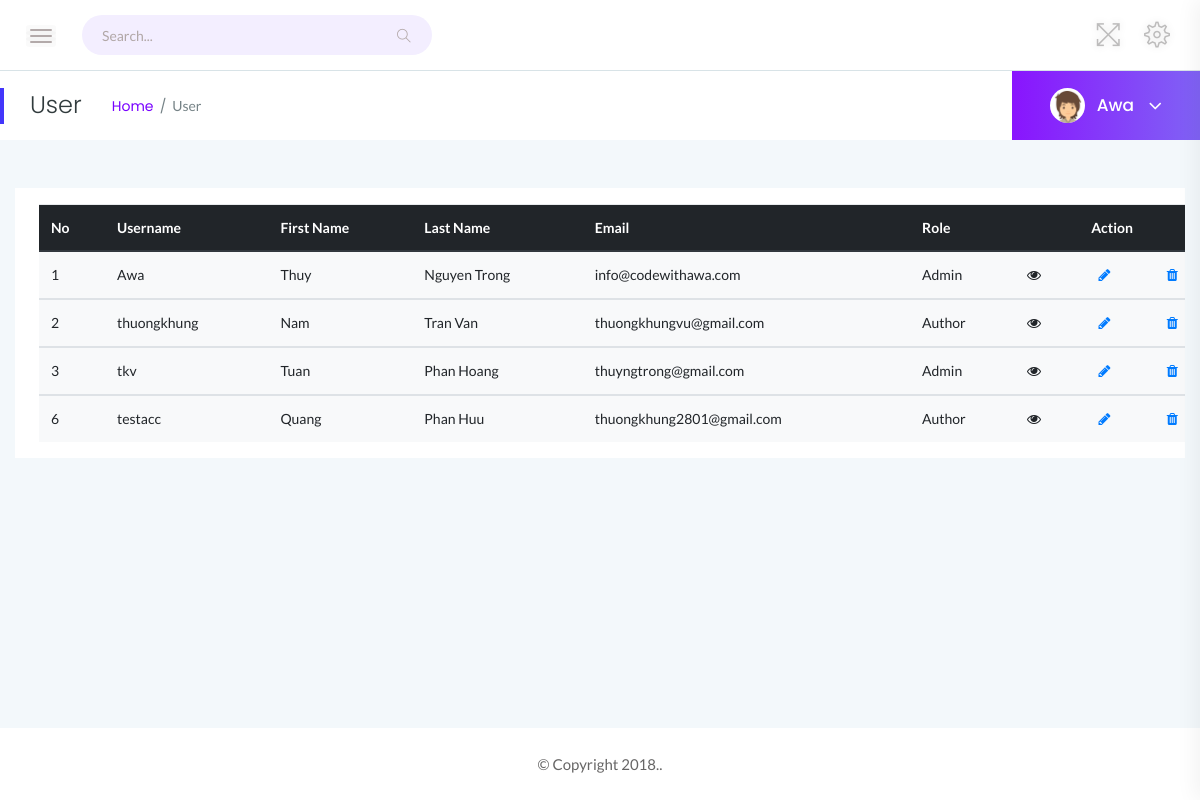
The app's page /Admin/userManagement.php (signed in), older data.
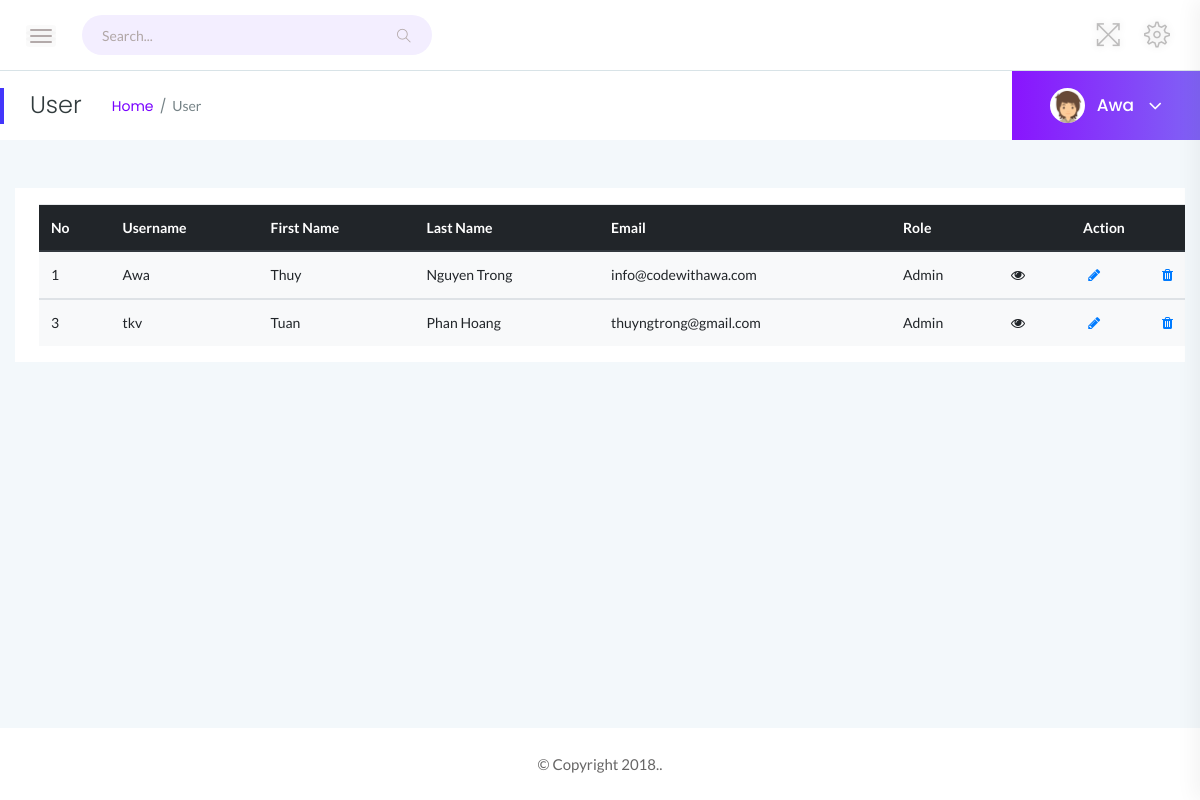
The same page, newer data.
### tables this page shows
CREATE TABLE `users` (
  `id` int(11) NOT NULL,
  `username` varchar(255) NOT NULL,
  `first_name` text NOT NULL,
  `last_name` varchar(255) NOT NULL,
  `email` varchar(255) NOT NULL,
  `role` enum('Author','Admin') DEFAULT NULL,
  `password` varchar(255) NOT NULL,
  `created_at` timestamp NULL DEFAULT current_timestamp()
);

### Admin/includes/function.php (called while the page is built, shortened)
<?php
    function getAllUsers(){
        global $link;
        $sql = "SELECT * FROM users";
        $result = mysqli_query($link, $sql);
        $users = mysqli_fetch_all($result);
        return $users;
    }
?>

### Admin/userManagement.php (the view, shortened to what this page needs)
<?php
require_once "includes/config.php";
$userName = $_SESSION["username"];
require 'includes/function.php';
?>
<!doctype html>
<html class="no-js" lang="en">
<head>
  <link rel="stylesheet" href="assets/css/bootstrap.min.css">
  <link rel="stylesheet" href="assets/css/font-awesome.min.css">
  <link rel="stylesheet" href="assets/css/themify-icons.css">
  <link rel="stylesheet" href="assets/css/metisMenu.css">
  <link rel="stylesheet" href="assets/css/owl.carousel.min.css">
  <link rel="stylesheet" href="assets/css/slicknav.min.css">
  <link rel="stylesheet" href="https://www.amcharts.com/lib/3/plugins/export/export.css" type="text/css" media="all" />
  <link rel="stylesheet" href="assets/css/typography.css">
  <link rel="stylesheet" href="assets/css/default-css.css">
  <link rel="stylesheet" href="assets/css/styles.css">
  <link rel="stylesheet" href="assets/css/responsive.css">
</head>
<body>
  <div class="page-container">
    <div class="main-content">
      <div class="header-area">
        <div class="row align-items-center">
          <div class="col-md-6 col-sm-8 clearfix">
            <div class="nav-btn pull-left">
              <span></span>
              <span></span>
              <span></span>
            </div>
            <div class="search-box pull-left">
              <form action="#">
                <input type="text" name="search" placeholder="Search..." required>
                <i class="ti-search"></i>
              </form>
            </div>
          </div>
          <div class="col-md-6 col-sm-4 clearfix">
            <ul class="notification-area pull-right">
              <li id="full-view"><i class="ti-fullscreen"></i></li>
              <li class="settings-btn">
                <i class="ti-settings"></i>
              </li>
            </ul>
          </div>
        </div>
      </div>
      <div class="page-title-area">
        <div class="row align-items-center">
          <div class="col-sm-6">
            <div class="breadcrumbs-area clearfix">
              <h4 class="page-title pull-left">User</h4>
              <ul class="breadcrumbs pull-left">
                <li><a href="index.php">Home</a></li>
                <li><span>User</span></li>
              </ul>
            </div>
          </div>
          <div class="col-sm-6 clearfix">
            <div class="user-profile pull-right">
              <img class="avatar user-thumb" src="assets/images/author/avatar.png" alt="avatar">
              <h4 class="user-name dropdown-toggle" data-toggle="dropdown">
                <?php echo $_SESSION["username"]; ?> <i class="fa fa-angle-down"></i></h4>
            </div>
          </div>
        </div>
      </div>
      <div class="main-content-inner">
        <div class="sales-report-area mt-5 mb-5">
          <div class="row">
            <div class="col-md-12">
              <div class="single-report mb-xs-30">
                <table class="table thead-dark bg-light mt-3 mx-4 table-borderless table-hover ">
                  <thead class="thead-dark">
                    <tr>
                      <th>No</th>
                      <th>Username</th>
                      <th>First Name</th>
                      <th>Last Name</th>
                      <th>Email</th>
                      <th>Role</th>
                      <th colspan="3" class="text-center">Action</th>
                    </tr>
                  </thead>
                  <?php
$users = getAllUsers();
foreach ($users as $row) {
    ?>
                  <tbody>
                    <tr>
                      <td><?php echo $row['0']; ?></td>
                      <td><?php echo $row['1']; ?></td>
                      <td><?php echo $row['2']; ?></td>
                      <td><?php echo $row['3']; ?></td>
                      <td><?php echo $row['4']; ?></td>
                      <td><?php echo $row['5']; ?></td>
                      <td>
                        <a type="button" class="" data-toggle="modal" data-target="#modelId">
                          <i class="fa fa-eye mr-2"></i></a>
              </div>
              <td>
                <a href="action/changeUser.php?id=<?php echo $row['0']; ?>&name=<?php echo $userName; ?>"><i
                    class="fa fa-pencil mr-2"></i></a>
              </td>
              <td>
                <a href="action/userDelete.php?id=<?php echo $row['0']; ?>&name=<?php echo $userName; ?>"
                  class="delete"><i class="fa fa-trash"></i></a>
              </td>
              <?php }?>
            </div>
          </div>
        </div>
      </div>
    </div>
  <footer>
    <div class="footer-area">
      <p>© Copyright 2018.</a>.
      </p>
    </div>
  </footer>
</body>
</html>

### Admin/assets/css/styles.css (style rules this page uses)
.page-container { width: 100%; height: 100%; min-height: 100vh; padding-left: 280px; -webkit-transition: padding-left 0.3s ease 0s; transition: padding-left 0.3s ease 0s; }
.sbar_collapsed.page-container { padding-left: 0; }
.main-content { width: 100%; background: #f3f8fb; }
.main-content-inner { padding: 0 30px 50px; }
.header-area { padding: 15px 30px; background: #fff; border-bottom: 1px solid #d8e3e7; }
.nav-btn { margin: 10px 30px 0 0; cursor: pointer; }
.nav-btn span { display: block; width: 22px; height: 2px; background: #b3aaaa; margin: 4px 0; border-radius: 15px; -webkit-transition: all 0.3s ease 0s; transition: all 0.3s ease 0s; box-shadow: 0 0 0 4px rgba(99, 96, 96, 0.03); }
.nav-btn span:nth-child(2) { opacity: 0; }
.nav-btn span:first-child { -webkit-transform: rotate(45deg) translate(5px, 5px); transform: rotate(45deg) translate(5px, 5px); }
.nav-btn span:last-child { -webkit-transform: rotate(-45deg) translate(3px, -3px); transform: rotate(-45deg) translate(3px, -3px); }
.sbar_collapsed .nav-btn span { transform: none; opacity: 1; }
.search-box form { position: relative; }
.search-box input { width: 350px; border-radius: 33px; border: none; height: 40px; padding-left: 20px; padding-right: 40px; letter-spacing: 0; background: #f3eeff; }
.search-box form i { position: absolute; right: 21px; top: 14px; font-size: 14px; color: #b1a7a7; }
.notification-area { -webkit-user-select: none; -moz-user-select: none; -ms-user-select: none; user-select: none; position: relative; z-index: 1; }
.notification-area li { display: inline-block; margin-left: 20px; cursor: pointer; -webkit-user-select: none; -moz-user-select: none; -ms-user-select: none; user-select: none; }
.notification-area li > i { font-size: 26px; color: #bdbcbc; vertical-align: middle; text-shadow: 0 0 8px rgba(0, 0, 0, 0.12); -webkit-transition: color 0.3s ease 0s; transition: color 0.3s ease 0s; }
.notification-area li#full-view { display: inline-block; }
.page-title-area { padding: 0 30px; background: #fff; position: relative; }
.page-title-area:before { content: ""; position: absolute; left: 0; top: 50%; width: 4px; height: 36px; background: var(--primary-color); -webkit-transform: translateY(-50%); transform: translateY(-50%); }
.page-title { font-size: 24px; font-weight: 300; color: #313b3d; letter-spacing: 0; margin-right: 30px; }
ul.breadcrumbs { margin-top: 4px; }
.breadcrumbs li { display: inline-block; }
.breadcrumbs li a, .breadcrumbs li span { display: block; font-size: 14px; font-weight: 400; color: #7801ff; letter-spacing: 0; margin-right: 16px; position: relative; }
.breadcrumbs li a:before { content: "/"; color: #768387; position: absolute; right: -13px; top: 0; }
.breadcrumbs li span { margin-right: 0; color: #768387; text-transform: capitalize; }
.user-profile { margin-right: -30px; display: -webkit-box; display: -ms-flexbox; display: flex; -webkit-box-align: center; -ms-flex-align: center; align-items: center; -ms-flex-wrap: wrap; flex-wrap: wrap; background: -webkit-linear-gradient(left, #8914fe 0%, #8063f5 100%); background: linear-gradient(to right, #8914fe 0%, #8063f5 100%); padding: 17px 38px; position: relative; }
.user-profile img.avatar { height: 35px; width: 35px; border-radius: 50%; margin-right: 12px; }
.user-name { font-size: 17px; font-weight: 500; color: #fff; letter-spacing: 0; cursor: pointer; -webkit-user-select: none; -moz-user-select: none; -ms-user-select: none; user-select: none; }
.user-name i { margin-left: 10px; font-size: 21px; vertical-align: middle; position: relative; }
.notification-area .dropdown-toggle, .user-name.dropdown-toggle { position: relative; }
.notification-area .dropdown-toggle:after, .user-name.dropdown-toggle:after { display: none; }
.single-report { background: #fff; overflow: hidden; position: relative; }
.footer-area { text-align: center; padding: 23px 0 19px; background: #fff; }
.footer-area p { color: #676666; margin-bottom: 0; }
table tr th { border-bottom: none; }
table tr th, table tr td { border-top: 1px solid rgba(120, 130, 140, 0.13) !important; }

Row changes from the older to the newer data that the page shows:
removed users: id "2", username "thuongkhung", first_name "Nam", last_name "Tran Van", email "thuongkhungvu@gmail.com", role "Author"
removed users: id "6", username "testacc", first_name "Quang", last_name "Phan Huu", email "thuongkhung2801@gmail.com", role "Author"
